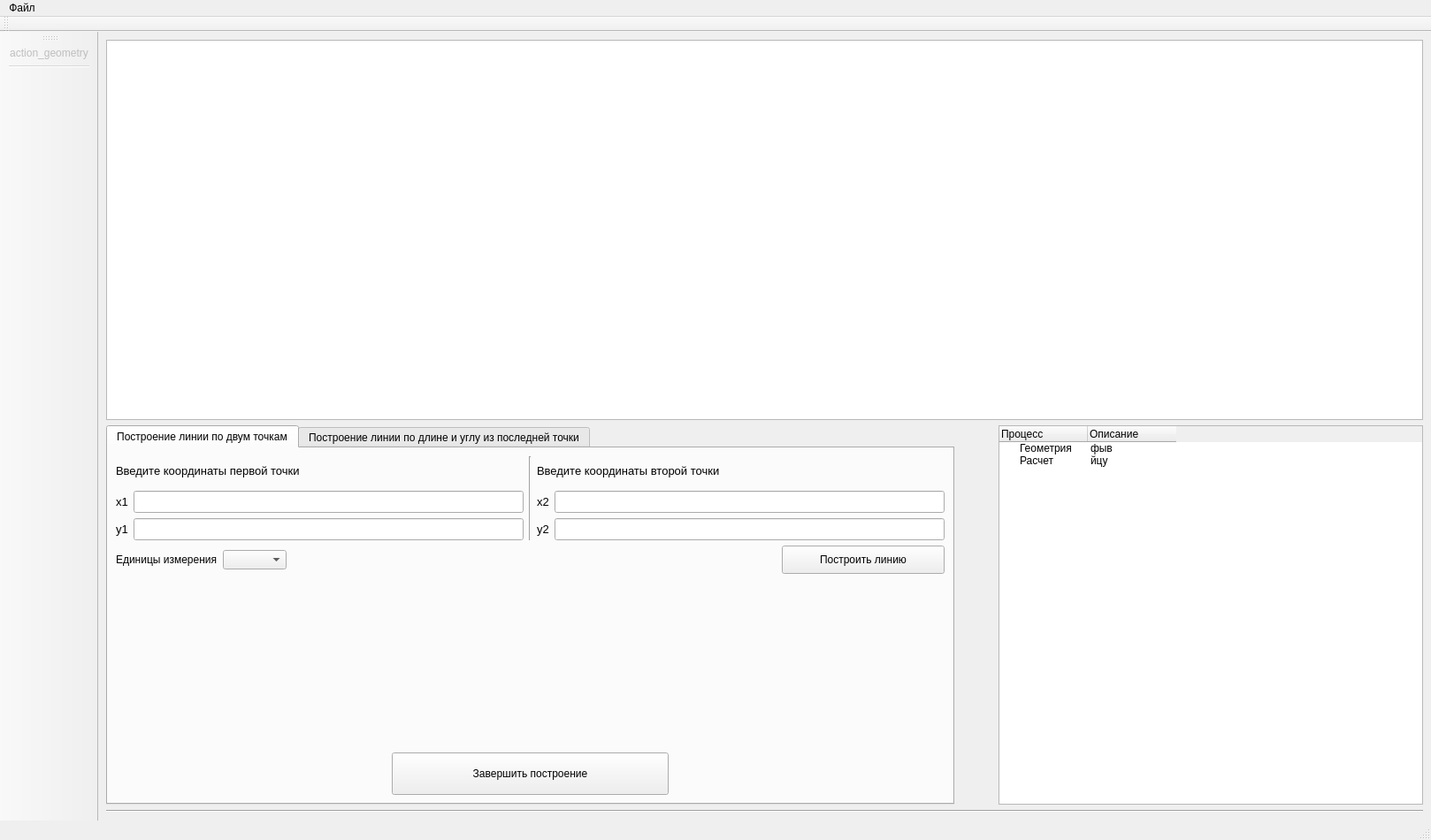
<?xml version="1.0" encoding="UTF-8"?>
<ui version="4.0">
 <class>MainWindow</class>
 <widget class="QMainWindow" name="MainWindow">
  <property name="geometry">
   <rect>
    <x>0</x>
    <y>0</y>
    <width>1618</width>
    <height>950</height>
   </rect>
  </property>
  <property name="windowTitle">
   <string>MainWindow</string>
  </property>
  <widget class="QWidget" name="centralwidget">
   <layout class="QGridLayout" name="gridLayout_2">
    <item row="0" column="0">
     <layout class="QGridLayout" name="gridLayout">
      <item row="0" column="0">
       <widget class="QGraphicsView" name="graphicsView"/>
      </item>
      <item row="2" column="0">
       <widget class="Line" name="line">
        <property name="orientation">
         <enum>Qt::Horizontal</enum>
        </property>
       </widget>
      </item>
      <item row="1" column="0">
       <layout class="QHBoxLayout" name="horizontalLayout" stretch="2,1">
        <property name="spacing">
         <number>50</number>
        </property>
        <property name="sizeConstraint">
         <enum>QLayout::SetDefaultConstraint</enum>
        </property>
        <property name="leftMargin">
         <number>0</number>
        </property>
        <item>
         <widget class="QTabWidget" name="tabWidget">
          <property name="styleSheet">
           <string notr="true">backhround-color:rgb(156, 156, 156)</string>
          </property>
          <property name="tabPosition">
           <enum>QTabWidget::North</enum>
          </property>
          <property name="tabShape">
           <enum>QTabWidget::Rounded</enum>
          </property>
          <property name="currentIndex">
           <number>0</number>
          </property>
          <widget class="QWidget" name="two_points">
           <attribute name="title">
            <string>Построение линии по двум точкам</string>
           </attribute>
           <layout class="QGridLayout" name="gridLayout_3">
            <item row="0" column="0">
             <layout class="QVBoxLayout" name="two_points_layout" stretch="6,2,2,10,3">
              <property name="sizeConstraint">
               <enum>QLayout::SetDefaultConstraint</enum>
              </property>
              <item>
               <layout class="QHBoxLayout" name="layout_input_two_points" stretch="0,0,0">
                <item>
                 <layout class="QVBoxLayout" name="point_1" stretch="1,4,4">
                  <item>
                   <widget class="QLabel" name="label_point_1">
                    <property name="text">
                     <string>&lt;html&gt;&lt;head/&gt;&lt;body&gt;&lt;p&gt;&lt;span style=&quot; font-size:10pt;&quot;&gt;Введите координаты первой точки&lt;/span&gt;&lt;/p&gt;&lt;/body&gt;&lt;/html&gt;</string>
                    </property>
                    <property name="textFormat">
                     <enum>Qt::AutoText</enum>
                    </property>
                   </widget>
                  </item>
                  <item>
                   <layout class="QHBoxLayout" name="x1_line">
                    <item>
                     <widget class="QLabel" name="label_x1">
                      <property name="text">
                       <string>&lt;html&gt;&lt;head/&gt;&lt;body&gt;&lt;p&gt;&lt;span style=&quot; font-size:10pt;&quot;&gt;x1&lt;/span&gt;&lt;/p&gt;&lt;/body&gt;&lt;/html&gt;</string>
                      </property>
                     </widget>
                    </item>
                    <item>
                     <widget class="QLineEdit" name="lineEdit_x1">
                      <property name="minimumSize">
                       <size>
                        <width>0</width>
                        <height>25</height>
                       </size>
                      </property>
                      <property name="frame">
                       <bool>true</bool>
                      </property>
                      <property name="echoMode">
                       <enum>QLineEdit::Normal</enum>
                      </property>
                      <property name="dragEnabled">
                       <bool>false</bool>
                      </property>
                      <property name="placeholderText">
                       <string/>
                      </property>
                      <property name="cursorMoveStyle">
                       <enum>Qt::LogicalMoveStyle</enum>
                      </property>
                      <property name="clearButtonEnabled">
                       <bool>false</bool>
                      </property>
                     </widget>
                    </item>
                   </layout>
                  </item>
                  <item>
                   <layout class="QHBoxLayout" name="y1_line">
                    <item>
                     <widget class="QLabel" name="label_y1">
                      <property name="text">
                       <string>&lt;html&gt;&lt;head/&gt;&lt;body&gt;&lt;p&gt;&lt;span style=&quot; font-size:10pt;&quot;&gt;y1&lt;/span&gt;&lt;/p&gt;&lt;/body&gt;&lt;/html&gt;</string>
                      </property>
                     </widget>
                    </item>
                    <item>
                     <widget class="QLineEdit" name="lineEdit_y1">
                      <property name="minimumSize">
                       <size>
                        <width>0</width>
                        <height>25</height>
                       </size>
                      </property>
                     </widget>
                    </item>
                   </layout>
                  </item>
                 </layout>
                </item>
                <item>
                 <widget class="Line" name="line_between_points">
                  <property name="orientation">
                   <enum>Qt::Vertical</enum>
                  </property>
                 </widget>
                </item>
                <item>
                 <layout class="QVBoxLayout" name="point_2" stretch="1,4,4">
                  <item>
                   <widget class="QLabel" name="label_point_2">
                    <property name="text">
                     <string>&lt;html&gt;&lt;head/&gt;&lt;body&gt;&lt;p&gt;&lt;span style=&quot; font-size:10pt;&quot;&gt;Введите координаты второй точки&lt;/span&gt;&lt;/p&gt;&lt;/body&gt;&lt;/html&gt;</string>
                    </property>
                   </widget>
                  </item>
                  <item>
                   <layout class="QHBoxLayout" name="x2_line">
                    <item>
                     <widget class="QLabel" name="label_x2">
                      <property name="text">
                       <string>&lt;html&gt;&lt;head/&gt;&lt;body&gt;&lt;p&gt;&lt;span style=&quot; font-size:10pt;&quot;&gt;x2&lt;/span&gt;&lt;/p&gt;&lt;/body&gt;&lt;/html&gt;</string>
                      </property>
                     </widget>
                    </item>
                    <item>
                     <widget class="QLineEdit" name="lineEdit_x2">
                      <property name="sizePolicy">
                       <sizepolicy hsizetype="Expanding" vsizetype="Fixed">
                        <horstretch>0</horstretch>
                        <verstretch>0</verstretch>
                       </sizepolicy>
                      </property>
                      <property name="minimumSize">
                       <size>
                        <width>0</width>
                        <height>25</height>
                       </size>
                      </property>
                     </widget>
                    </item>
                   </layout>
                  </item>
                  <item>
                   <layout class="QHBoxLayout" name="y2_line">
                    <item>
                     <widget class="QLabel" name="label_y2">
                      <property name="text">
                       <string>&lt;html&gt;&lt;head/&gt;&lt;body&gt;&lt;p&gt;&lt;span style=&quot; font-size:10pt;&quot;&gt;y2&lt;/span&gt;&lt;/p&gt;&lt;/body&gt;&lt;/html&gt;</string>
                      </property>
                     </widget>
                    </item>
                    <item>
                     <widget class="QLineEdit" name="lineEdit_y2">
                      <property name="minimumSize">
                       <size>
                        <width>0</width>
                        <height>25</height>
                       </size>
                      </property>
                     </widget>
                    </item>
                   </layout>
                  </item>
                 </layout>
                </item>
               </layout>
              </item>
              <item>
               <layout class="QHBoxLayout" name="layout_build_line" stretch="0,0,3,1">
                <item>
                 <widget class="QLabel" name="label_units">
                  <property name="text">
                   <string>Единицы измерения</string>
                  </property>
                 </widget>
                </item>
                <item>
                 <widget class="QComboBox" name="comboBox_units"/>
                </item>
                <item>
                 <spacer name="horizontalSpacer">
                  <property name="orientation">
                   <enum>Qt::Horizontal</enum>
                  </property>
                  <property name="sizeHint" stdset="0">
                   <size>
                    <width>40</width>
                    <height>20</height>
                   </size>
                  </property>
                 </spacer>
                </item>
                <item>
                 <widget class="QPushButton" name="button_line_2_p">
                  <property name="sizePolicy">
                   <sizepolicy hsizetype="Minimum" vsizetype="Minimum">
                    <horstretch>0</horstretch>
                    <verstretch>0</verstretch>
                   </sizepolicy>
                  </property>
                  <property name="text">
                   <string>Построить линию</string>
                  </property>
                 </widget>
                </item>
               </layout>
              </item>
              <item>
               <widget class="QLabel" name="label">
                <property name="text">
                 <string/>
                </property>
               </widget>
              </item>
              <item>
               <spacer name="verticalSpacer">
                <property name="orientation">
                 <enum>Qt::Vertical</enum>
                </property>
                <property name="sizeHint" stdset="0">
                 <size>
                  <width>20</width>
                  <height>40</height>
                 </size>
                </property>
               </spacer>
              </item>
              <item>
               <layout class="QHBoxLayout" name="layout_finally_geometry" stretch="1,1,1">
                <item>
                 <spacer name="horizontalSpacer_2">
                  <property name="orientation">
                   <enum>Qt::Horizontal</enum>
                  </property>
                  <property name="sizeHint" stdset="0">
                   <size>
                    <width>40</width>
                    <height>20</height>
                   </size>
                  </property>
                 </spacer>
                </item>
                <item>
                 <widget class="QPushButton" name="button_finally_geometry">
                  <property name="sizePolicy">
                   <sizepolicy hsizetype="Minimum" vsizetype="Minimum">
                    <horstretch>0</horstretch>
                    <verstretch>0</verstretch>
                   </sizepolicy>
                  </property>
                  <property name="text">
                   <string>Завершить построение</string>
                  </property>
                 </widget>
                </item>
                <item>
                 <spacer name="horizontalSpacer_3">
                  <property name="orientation">
                   <enum>Qt::Horizontal</enum>
                  </property>
                  <property name="sizeHint" stdset="0">
                   <size>
                    <width>40</width>
                    <height>20</height>
                   </size>
                  </property>
                 </spacer>
                </item>
               </layout>
              </item>
             </layout>
            </item>
           </layout>
          </widget>
          <widget class="QWidget" name="line_angle">
           <attribute name="title">
            <string>Построение линии по длине и углу из последней точки</string>
           </attribute>
          </widget>
         </widget>
        </item>
        <item>
         <widget class="QTreeWidget" name="treeWidget">
          <property name="tabKeyNavigation">
           <bool>false</bool>
          </property>
          <property name="dragEnabled">
           <bool>false</bool>
          </property>
          <property name="dragDropOverwriteMode">
           <bool>false</bool>
          </property>
          <property name="rootIsDecorated">
           <bool>true</bool>
          </property>
          <property name="uniformRowHeights">
           <bool>false</bool>
          </property>
          <property name="itemsExpandable">
           <bool>false</bool>
          </property>
          <property name="allColumnsShowFocus">
           <bool>false</bool>
          </property>
          <property name="wordWrap">
           <bool>false</bool>
          </property>
          <property name="expandsOnDoubleClick">
           <bool>true</bool>
          </property>
          <attribute name="headerVisible">
           <bool>true</bool>
          </attribute>
          <attribute name="headerCascadingSectionResizes">
           <bool>false</bool>
          </attribute>
          <attribute name="headerHighlightSections">
           <bool>false</bool>
          </attribute>
          <attribute name="headerShowSortIndicator" stdset="0">
           <bool>false</bool>
          </attribute>
          <attribute name="headerStretchLastSection">
           <bool>false</bool>
          </attribute>
          <column>
           <property name="text">
            <string>Процесс</string>
           </property>
          </column>
          <column>
           <property name="text">
            <string>Описание</string>
           </property>
          </column>
          <item>
           <property name="text">
            <string>Геометрия</string>
           </property>
           <property name="text">
            <string>фыв</string>
           </property>
          </item>
          <item>
           <property name="text">
            <string>Расчет</string>
           </property>
           <property name="text">
            <string>йцу</string>
           </property>
          </item>
         </widget>
        </item>
       </layout>
      </item>
     </layout>
    </item>
   </layout>
  </widget>
  <widget class="QMenuBar" name="menubar">
   <property name="geometry">
    <rect>
     <x>0</x>
     <y>0</y>
     <width>1618</width>
     <height>21</height>
    </rect>
   </property>
   <widget class="QMenu" name="menu">
    <property name="title">
     <string>Файл</string>
    </property>
    <addaction name="action_new_file"/>
   </widget>
   <addaction name="menu"/>
  </widget>
  <widget class="QToolBar" name="toolBar">
   <property name="enabled">
    <bool>false</bool>
   </property>
   <property name="windowTitle">
    <string>toolBar</string>
   </property>
   <attribute name="toolBarArea">
    <enum>LeftToolBarArea</enum>
   </attribute>
   <attribute name="toolBarBreak">
    <bool>false</bool>
   </attribute>
   <addaction name="action_geometry"/>
   <addaction name="separator"/>
  </widget>
  <widget class="QStatusBar" name="statusbar"/>
  <widget class="QToolBar" name="toolBar_2">
   <property name="windowTitle">
    <string>toolBar_2</string>
   </property>
   <attribute name="toolBarArea">
    <enum>TopToolBarArea</enum>
   </attribute>
   <attribute name="toolBarBreak">
    <bool>false</bool>
   </attribute>
  </widget>
  <action name="action_new_file">
   <property name="checkable">
    <bool>true</bool>
   </property>
   <property name="icon">
    <iconset>
     <normaloff>C:/Users/Vitaliy/.designer/icon/new_file.png</normaloff>C:/Users/Vitaliy/.designer/icon/new_file.png</iconset>
   </property>
   <property name="text">
    <string>Новый расчет</string>
   </property>
  </action>
  <action name="action_geometry">
   <property name="checkable">
    <bool>true</bool>
   </property>
   <property name="icon">
    <iconset>
     <normaloff>C:/Users/Vitaliy/.designer/icon/geometry.png</normaloff>C:/Users/Vitaliy/.designer/icon/geometry.png</iconset>
   </property>
   <property name="text">
    <string>action_geometry</string>
   </property>
   <property name="shortcut">
    <string>Ctrl+G</string>
   </property>
  </action>
 </widget>
 <resources>
  <include location="../icon/icons.qrc"/>
 </resources>
 <connections/>
</ui>
